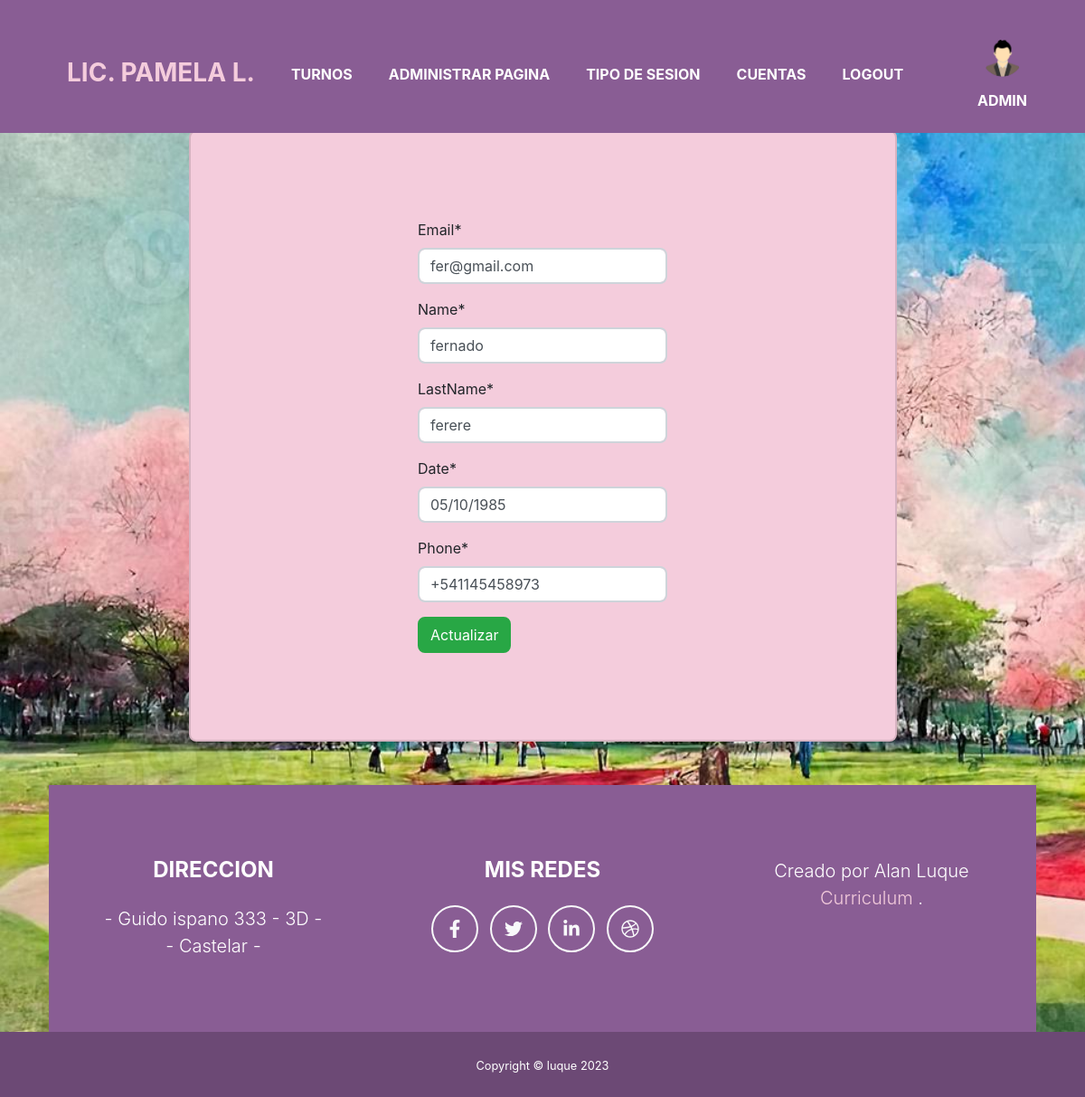
/administration/cuentas/update/3/ (signed in), run on the app's committed database.
### apps/login/models.py (models this page shows, shortened)
class Acount(models.Model): # acount esta vinculado con lo usuario de django
    user = models.ForeignKey(User, on_delete=models.CASCADE, null=False, blank=False)
    type_session = models.ForeignKey(TypeSession, on_delete=models.PROTECT, default=3)
    email = models.EmailField(unique=True) # se inicia sesion con el email
    imgAvatar = models.ImageField(default="avatares/avatar.png", upload_to="avatares/")
    name = models.CharField(max_length=50)
    lastName = models.CharField(max_length=50)
    date = models.DateField() # fecha de nacimiento
    phone = models.CharField(max_length=16)
    is_admin = models.BooleanField(default=False)

### decorators.py (the view)
    def custom_function(request, *args, **kwargs):
        try:
            acount = Acount.objects.get(user_id=request.user)
            request.imgAvatar = acount.imgAvatar
            request.is_admin = acount.is_admin
        except:
            request.imgAvatar = "avatares/avatar.png"
            request.is_admin = False
        return function(request, *args, **kwargs)

### apps/administration/views.py (called while the page is built)
    def get_context_data(self, **kwargs):
        context = super().get_context_data(**kwargs)
        context['button_text'] = "Actualizar"
        return context

### apps/login/templates/login/register.html (shortened to what this page needs)
{% extends 'core/base.html' %}
{% load static %}
{% load crispy_forms_tags %}
{% block content %}
        <div style="width: 75%; margin: auto" class="py-5 my-5 align-items-center bg-primary card" >
                <form action="" method="post", class="align-items-center p-5">
                        {{ form|crispy }}
                        <button type="submit", class="btn btn-success">{{ button_text }}</button>
                </form>
        </div>
{% endblock content %}

### apps/core/templates/core/navBar.html (shortened to what this page needs)
<!DOCTYPE html>
<html lang="es">
    <head>
        {% load static %}
        <link href="{% static 'core/css/styles.css' %}" rel="stylesheet" />
        <link rel="stylesheet" href="https://cdnjs.cloudflare.com/ajax/libs/font-awesome/5.15.3/css/all.min.css">
    </head>
    <body id="page-top">
<div class="container mb-5">
<nav class="navbar navbar-expand-lg bg-secondary text-uppercase fixed-top pb-2" id="mainNav">
    <div class="container">
      <div class="collapse navbar-collapse" id="navbarSupportedContent">
        <ul class="navbar-nav me-auto mb-2 mb-lg-0">
            <li class="navbar-brand mx-0 mx-lg-1"><a class="nav-link py-0 px-0 px-lg-3 rounded" href="{% url 'home' %}">Lic. Pamela L.</a></li>
            {% if user.is_authenticated %}
                {% if request.is_admin %}
                <li class="nav-item mx-0 mx-lg-1"><a class="nav-link py-3 px-0 px-lg-3 rounded" href="{% url 'admin_turn' 0 %}">Turnos</a></li>
                <li class="nav-item mx-0 mx-lg-1"><a class="nav-link py-3 px-0 px-lg-3 rounded" href="{% url 'home-edit' %}">Administrar pagina</a></li>
                <li class="nav-item mx-0 mx-lg-1"><a class="nav-link py-3 px-0 px-lg-3 rounded" href="{% url 'typeSession' %}">Tipo de sesion</a></li>
                <li class="nav-item mx-0 mx-lg-1"><a class="nav-link py-3 px-0 px-lg-3 rounded" href="{% url 'cuentas' %}">cuentas</a></li>
                {% else %}
                <li class="nav-item mx-0 mx-lg-1"><a class="nav-link py-3 px-0 px-lg-3 rounded" href="{% url 'turns' %}">Turnos</a></li>
                <li class="nav-item mx-0 mx-lg-1"><a class="nav-link py-3 px-0 px-lg-3 rounded" href="{% url 'my-turns' %}">Mis turnos</a></li>
                {% endif %}
                <li class="nav-item mx-0 mx-lg-1"><a class="nav-link py-3 px-0 px-lg-3 rounded" href="{% url 'logout' %}">Logout</a></li>
            {% else %}
                <li class="nav-item mx-0 mx-lg-1"><a class="nav-link py-3 px-0 px-lg-3 rounded" href="{% url 'login' %}">Login</a></li>
                <li class="nav-item mx-0 mx-lg-1"><a class="nav-link py-3 px-0 px-lg-3 rounded" href="{% url 'register' %}">Register</a></li>
            {% endif %}
        </ul>
      </div>
      <div class="d-flex align-items-center">
        <div class="dropdown text-center">
          <a
            class=" d-flex align-items-center"
            href="{% url 'perfil' %}"
            id="navbarDropdownMenuAvatar"
            role="button"
            data-mdb-toggle="dropdown"
            aria-expanded="false"
          >
            <img
              src="/media/{{request.imgAvatar}}"
              class="rounded-circle"
              height="75"
              alt="Black and White Portrait of a Man"
              loading="lazy"
            />
          </a>
          <p class="text-white">{{user.username}}</p>
        </div>
      </div>
    </div>
  </nav>
</div>
        <div class="container pt-5">
          {% block base %}
          {% endblock base %}
        </div>
        <div class="copyright py-4 text-center text-white">
            <div class="container"><small>Copyright &copy; luque 2023</small></div>
        </div>
    </body>
</html>

### data on the page
Acount: imgAvatar (picture)
Acount: email "fer@gmail.com", name "fernado", lastName "ferere", date "05/10/1985", phone "+541145458973"

### other printed values
{{ user.username }} "ADMIN"
{{ button_text }} "Actualizar"
